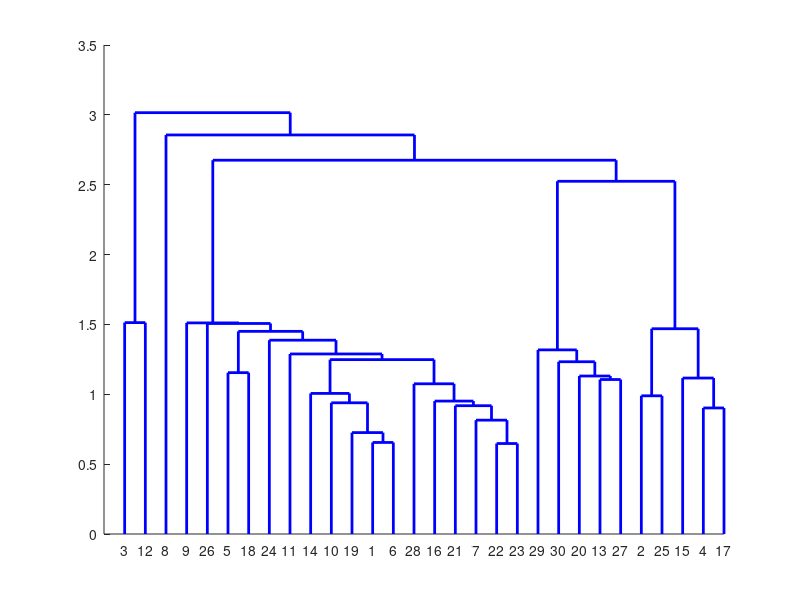

This figure's MATLAB source: (Note: this script raises an error after producing the figure.)
%% MSPR9 homework
%% Exercise 2
%% Part A
load audiosegments.mat

% 4 different types of sound: bass, kick, snare, hi-hat
% therefore, number of cluster = 4

l = linkage(mfcc);
cutoff = 1.53; % minimum threshold value
[H,T,outperm] = dendrogram(l,'colorthreshold',cutoff);
set(H,'linewidth',2)

% for i=1:30
%      soundsc(sndseg{outperm(1,i)},sr)
%      pause
%  end


%% Part B
N = 5 % number of cluster found previously
E = evalclusters(mfcc,'linkage','CalinskiHarabasz','Klist',[1:N]);
fprintf('Optimal K = %d\n',E.OptimalK);

% The number of clusters given automatically coincides with the numbers of
% clusters shown in the cut dendrogram.

%% Part C
prpath = '/Librerie/prtools';
addpath(prpath);
prmfcc = prdataset(mfcc);

idx = kmeans(prmfcc,E.OptimalK);
figure('Name','K-means clustering');
scatter(prmfcc(:,1),prmfcc(:,2),[],idx);

%% Part D
r = cluster(l,'cutoff',cutoff,'criterion','distance');
figure('Name','Agglomerative clustering');
scatter(prmfcc(:,1),prmfcc(:,2),[],r);

% From the comparison it can be noticed how the agglomerative clustering
% returns only 4 cluster, while K-means clustering return 5. Moreover, the
% cluster separation is more coherent in agglomerative scatter plot - e.g.
% the three points in the left are divided in two different clusters in the
% agglomerative clustering, while in the K-means performance they are part
% of the same cluster even if the distance between each other is quite big.
% Finally, for the purpose agglomerative clustering seems to be the most
% suitable.
